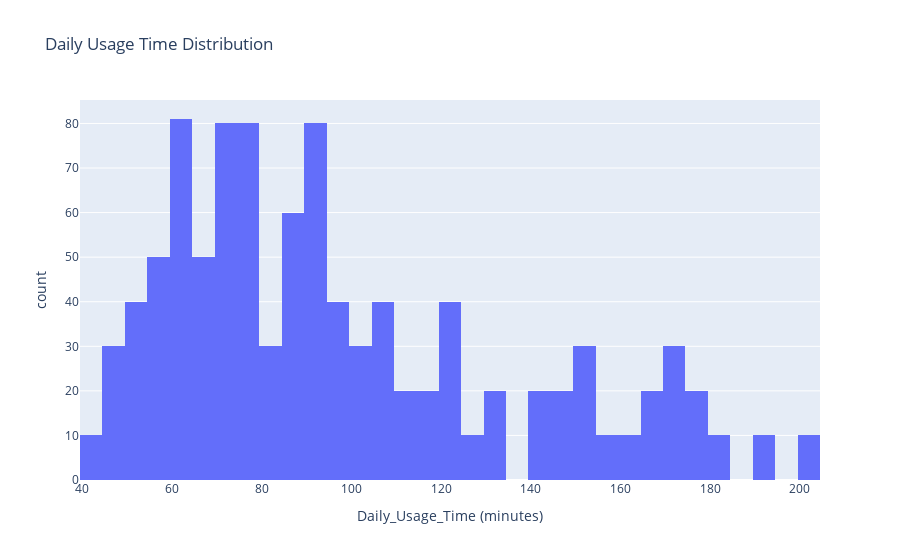

Notebook code cell kept with this figure:
### Code cell
plt = px.histogram(train_df, x='Daily_Usage_Time (minutes)', title='Daily Usage Time Distribution')
plt.show()

### Figure 1 — Plotly figure (JSON) as saved in the notebook; plotly's stock layout.template omitted (floating-point values rounded to 4 significant figures; data arrays with more than 128 entries replaced by an {"elided": "..."} marker saying what was removed)
{"data": [{"alignmentgroup": "True", "bingroup": "x", "hovertemplate": "Daily_Usage_Time (minutes)=%{x}<br>count=%{y}<extra></extra>", "legendgroup": "", "marker": {"color": "#636efa", "pattern": {"shape": ""}}, "name": "", "offsetgroup": "", "orientation": "v", "showlegend": false, "type": "histogram", "x": {"elided": "1001 int values"}, "xaxis": "x", "yaxis": "y"}], "layout": {"barmode": "relative", "legend": {"tracegroupgap": 0}, "title": {"text": "Daily Usage Time Distribution"}, "xaxis": {"anchor": "y", "domain": [0, 1], "title": {"text": "Daily_Usage_Time (minutes)"}}, "yaxis": {"anchor": "x", "domain": [0, 1], "title": {"text": "count"}}}}
